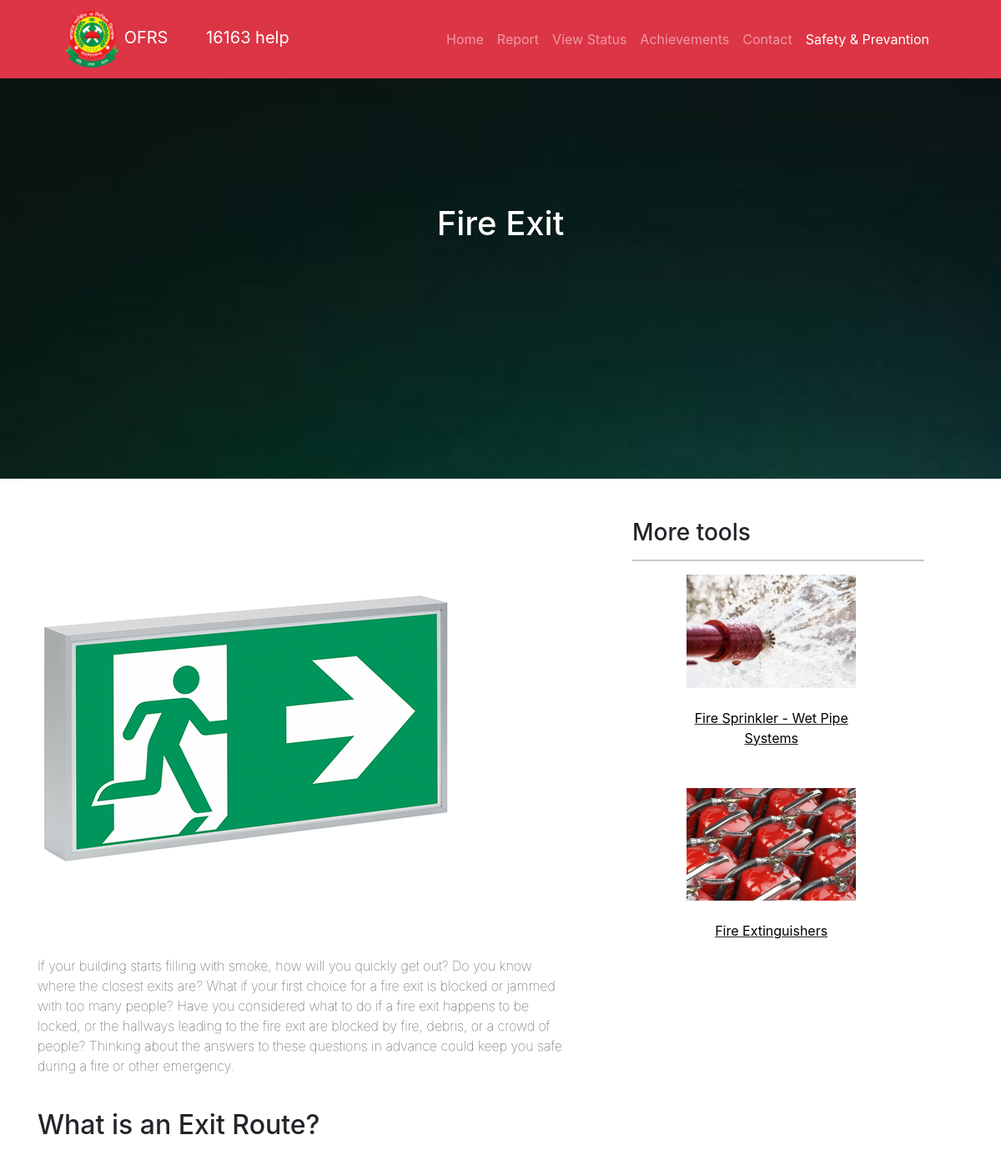
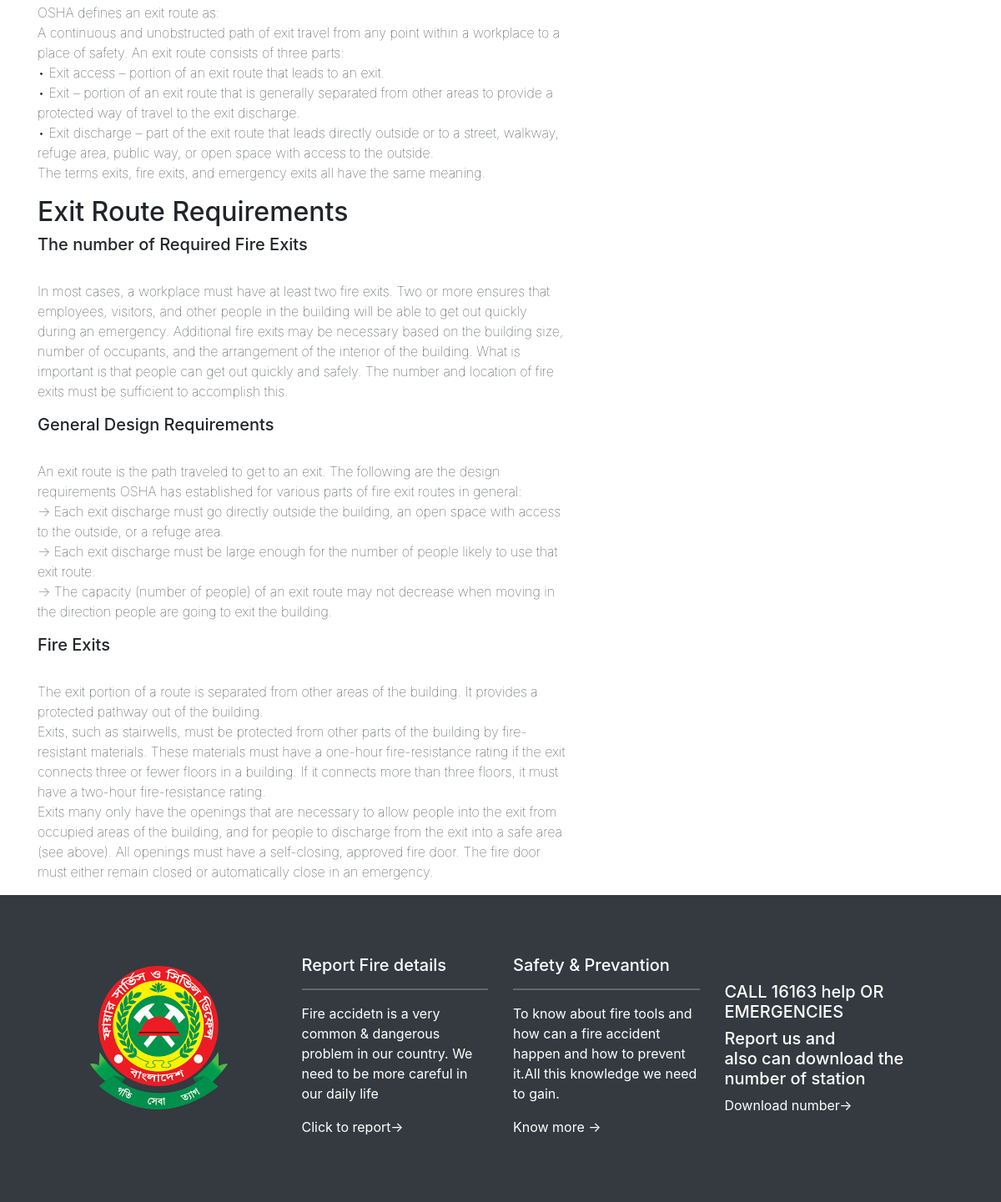
The app's page /FireExit.php with its own data (2 pictures, top to bottom).
### tables this page shows
CREATE TABLE `tblsite` (
  `id` int(11) NOT NULL,
  `siteTitle` varchar(255) DEFAULT NULL,
  `siteLogo` varchar(255) DEFAULT NULL,
  `sitephone` varchar(11) DEFAULT NULL
);

### FireExit.php (the view, shortened to what this page needs)
<?php include_once('includes/config.php');
?>
<?php $query=mysqli_query($con,"select * from tblsite");
while($row=mysqli_fetch_array($query)){
$logo=$row['siteLogo'];
$wtitle=$row['siteTitle'];
$phone=$row['sitephone'];
} ?>
<!doctype html>
<html lang="en">
  <head>
    <link href="css/styles.css" rel="stylesheet" />
    <link rel="stylesheet" href="https://stackpath.bootstrapcdn.com/bootstrap/4.3.1/css/bootstrap.min.css">
  </head>
  <body>
  <section>
        <nav class="navbar navbar-expand-lg navbar-dark bg-danger">
            <div class="container px-5">
                <a class="navbar-brand" href="index.php"> <img src="admin/uploadeddata/<?php echo $logo;?>" width="65">
                    <?php echo $wtitle;?>
                    <span style="padding-left:40px;">
                        <?php echo $phone;?>
                    </span>
                </a>
                <div class="collapse navbar-collapse" id="navbarSupportedContent">
                    <ul class="navbar-nav ms-auto mb-2 mb-lg-0">
                        <li class="nav-item"><a class="nav-link" aria-current="page" href="index.php.
                            ">Home</a></li>
                        <li class="nav-item"><a class="nav-link" href="reporting.php">Report</a></li>
                        <li class="nav-item"><a class="nav-link" href="search.php">View Status</a></li>
                        <li class="nav-item"><a class="nav-link" href="reward.php">Achievements</a></li>
                        <li class="nav-item"><a class="nav-link" href="contact.php">Contact</a></li>
                        <li class="nav-item"><a class="nav-link active" href="safety.php">Safety & Prevantion</a></li>
                    </ul>
                </div>
            </div>
        </nav>
    </section>
    <section>
        <div class=""
            style=" width: 100%;height:60vh;background-position: center;
        background-size:cover;  background-image: url(assets/exit3mledc-1000x1000.jpg);background-attachment: fixed;  color: white ; padding:150px; background-overlay:rgba(1,1,1,1);   background-color: rgba(0,0,0,.1);">
            <div align="center">
                <h1>Fire Exit</h1>
            </div>
    </section>
    <section>
        <div class="container">
            <div class="row mt-5">
                <div class="col-7">
                    <div><img class="img-fluid   mb-4 mb-0" src="assets/eaton-ceag-el-cps-79011-cg-s-rz-40071351230.jpg" alt=""></div>
                    <div><p style="font-weight: lighter;">If your building starts filling with smoke, how will you quickly get out? Do you know where the closest exits are? What if your first choice for a fire exit is blocked or jammed with too many people? Have you considered what to do if a fire exit happens to be locked, or the hallways leading to the fire exit are blocked by fire, debris, or a crowd of people? Thinking about the answers to these questions in advance could keep you safe during a fire or other emergency.<br><br></p>
                    <div><h2>What is an Exit Route?</h2></div><br>
                    <div><p style="font-weight: lighter;">OSHA defines an exit route as:<br>
A continuous and unobstructed path of exit travel from any point within a workplace to a place of safety. An exit route consists of three parts:<br>
• Exit access – portion of an exit route that leads to an exit.<br>
• Exit – portion of an exit route that is generally separated from other areas to provide a protected way of travel to the exit discharge.<br>
• Exit discharge – part of the exit route that leads directly outside or to a street, walkway, refuge area, public way, or open space with access to the outside.<br>
The terms exits, fire exits, and emergency exits all have the same meaning.<br>
</p></div>
<div><h2>Exit Route Requirements</h2></div>
<div><h5>The number of Required Fire Exits</h5></div><br>
<div><p style="font-weight: lighter;">In most cases, a workplace must have at least two fire exits. Two or more ensures that employees, visitors, and other people in the building will be able to get out quickly during an emergency. Additional fire exits may be necessary based on the building size, number of occupants, and the arrangement of the interior of the building. What is important is that people can get out quickly and safely. The number and location of fire exits must be sufficient to accomplish this.</p></div>
<div><h5>General Design Requirements</h5></div><br>
<div><p style="font-weight: lighter;">An exit route is the path traveled to get to an exit. The following are the design requirements OSHA has established for various parts of fire exit routes in general:<br>
-> Each exit discharge must go directly outside the building, an open space with access to the outside, or a refuge area.<br>
-> Each exit discharge must be large enough for the number of people likely to use that exit route.<br>
-> The capacity (number of people) of an exit route may not decrease when moving in the direction people are going to exit the building.<br></p></div>
<div><h5>Fire Exits</h5></div><br>
<div><p style="font-weight: lighter;">The exit portion of a route is separated from other areas of the building. It provides a protected pathway out of the building.<br>
Exits, such as stairwells, must be protected from other parts of the building by fire-resistant materials. These materials must have a one-hour fire-resistance rating if the exit connects three or fewer floors in a building. If it connects more than three floors, it must have a two-hour fire-resistance rating.<br>
Exits many only have the openings that are necessary to allow people into the exit from occupied areas of the building, and for people to discharge from the exit into a safe area (see above). All openings must have a self-closing, approved fire door. The fire door must either remain closed or automatically close in an emergency.<br></p></div>
                </div>
</div>
                <div class="col-4 ml-5" >
                    <div>
                        <h3>More tools</h3>
                        <hr>
                        <div class="col-8" style="margin-left: 50px ;">
                <div><img class="img-fluid   mb-4 mb-0" src="assets/wet-pipe-fire-sprinkler-300x200.jpg"></div>
                <div class="title pb-5" align="center"><u><a href="FireSprinkler.php"  style="color:black;">Fire Sprinkler - Wet Pipe Systems</a></u></div>
                </div>
                <div class="col-8" style="margin-left: 50px ;">
                <div><img class="img-fluid   mb-4 mb-0" src="assets/Fire-Extinguishers.jpg"></div>
                <div class="title pb-5" align="center"><u><a href="FireExtinguishers.php"  style="color:black;">Fire Extinguishers</a></u></div>
                </div>
                    </div>
                </div>
            </div>
        </div>
    </section>
    <?php include_once('includes/footer.php') ?>
  </body>
</html>

### includes/footer.php
<?php $query=mysqli_query($con,"select * from tblsite");
while($row=mysqli_fetch_array($query)){
$logo=$row['siteLogo'];
$phone=$row['sitephone'];
}  ?>
<footer class="py-2 bg-dark">
<div class="container">
        <div class="row my-5 mx-5 text-white">
                <div class="col-3 my-4">
                        <a class="navbar-brand" href="index.php">   <img src="admin/uploadeddata/<?php echo $logo;?>"  width="165">
                        </a>
                </div>
                <div class="col-3 my-3">
                        <h5>Report Fire details</h5>
                        <hr>
                        <p>Fire accidetn is a very common & dangerous problem in our country. We need to be more careful in our daily life</p>
                        <a href="reporting.php" style="color:white;text-decoration:none;"">Click to report-></a>
                </div>
                <div class="col-3 my-3 ">
                        <h5>Safety & Prevantion</h5>
                        <hr>
                        <p>To know about fire tools and how can a fire accident happen and how to prevent it.All this knowledge we need to gain. </p>
                        <a href="safety.php" style="color:white; text-decoration:none;">Know more -></a>
                </div>
                <div class="col-3 my-5 "  >
                         <h5>CALL <?php echo $phone;?> OR <br> EMERGENCIES</h5>
                        <h5>Report us and <br>
                       also can download the number of station
                        </h5>
                        <a href="assets/number.pdf" style="color:white; text-decoration:none;">Download number-></a>
                </div>
        </div>
</div>
</footer>

### records on screen
tblsite: siteLogo (picture), siteTitle "OFRS", sitephone "16163 help"
